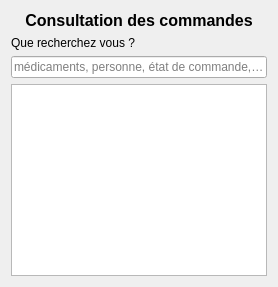
      <widget class="QWidget" name="pageCommandeConsultation">
       <layout class="QVBoxLayout" name="verticalLayout_15">
        <item>
         <widget class="QLabel" name="TitreCommandeConsultation">
          <property name="font">
           <font>
            <pointsize>12</pointsize>
            <bold>true</bold>
           </font>
          </property>
          <property name="text">
           <string>Consultation des commandes</string>
          </property>
          <property name="alignment">
           <set>Qt::AlignmentFlag::AlignCenter</set>
          </property>
          <property name="textInteractionFlags">
           <set>Qt::TextInteractionFlag::NoTextInteraction</set>
          </property>
         </widget>
        </item>
        <item>
         <widget class="QLabel" name="InfoCommadneConsultation">
          <property name="text">
           <string>Que recherchez vous ?</string>
          </property>
          <property name="textInteractionFlags">
           <set>Qt::TextInteractionFlag::NoTextInteraction</set>
          </property>
         </widget>
        </item>
        <item>
         <widget class="QLineEdit" name="CommandeConsultationRecherche">
          <property name="text">
           <string/>
          </property>
          <property name="placeholderText">
           <string>médicaments, personne, état de commande, ...</string>
          </property>
         </widget>
        </item>
        <item>
         <widget class="QTableView" name="TableauCommandeConsultation">
          <property name="font">
           <font>
            <bold>false</bold>
           </font>
          </property>
          <property name="editTriggers">
           <set>QAbstractItemView::EditTrigger::NoEditTriggers</set>
          </property>
         </widget>
        </item>
       </layout>
      </widget>
